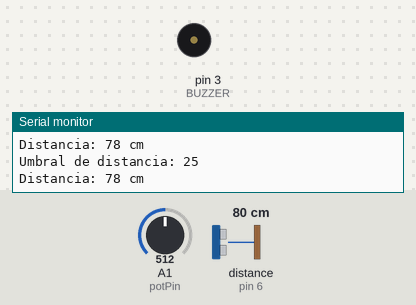
Recording of a sketch running on a simulated Arduino Uno, built with avr-gcc and run on an emulated ATmega328P. Parts: buzzer (waves = sounding), the last lines printed to the serial monitor. Wiring (inferred from the names in the program): ultrasonic range finder: trigger pin 7; echo pin 6. The test bench sets the inputs (shaded band); at power-on: distance to the obstacle (sensor on pin 6) 80 cm, A1 (potPin) = 512. The echo pulse lasts 58.3 µs per cm.

Above: at 1.2 s.
1.3 s: distance to the obstacle (sensor on pin 6) set to 29 cm
4.3 s: distance to the obstacle (sensor on pin 6) set to 25 cm
At 5.1 s:
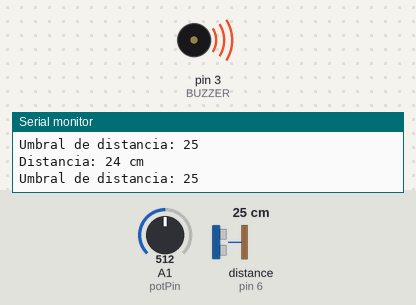
5.8 s: A1 (potPin) set to 214
8.8 s: A1 (potPin) set to 191
Timing chart, 0 to 11.8 s (numbered marks = the images above; inputs shaded):
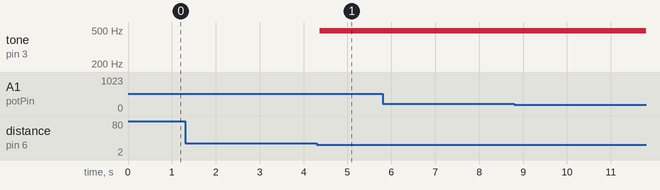

Measured:
- the behaviour switches between 27 and 26 cm on distance to the obstacle (sensor on pin 6) (found by bisection; images 0 and 1)
- after the input at 4.3 s, tone on pin 3 (BUZZER): silent → 490 Hz after 0.07 s

The sketch:

Umbral-distancia-deber.ino
```cpp
const int Trigger = 7;
const int Echo = 6;
const int potPin = A1;

#define BUZZER 3

void setup() {
  Serial.begin(9600);
  pinMode(Trigger, OUTPUT);
  pinMode(Echo, INPUT);
  pinMode(BUZZER, OUTPUT);
  pinMode(potPin, INPUT);
  digitalWrite(Trigger, LOW);
}

void loop() {
  long t; // tiempo que demora en llegar el eco
  long d; // distancia en centímetros

  // Enviamos un pulso de 10us al trigger
  digitalWrite(Trigger, HIGH);
  delayMicroseconds(10);
  digitalWrite(Trigger, LOW);

  // OBTENEMOS EL ANCHO DE PULSO
  t = pulseIn(Echo, HIGH);
  d = t / 59; // escalamos el tiempo en una distancia en cm

  // Leemos el valor del potenciómetro y lo mapeamos para ajustar el umbral
  int readPot = analogRead(potPin);
  int threshold = map(readPot, 0, 1023, 0, 50);
  Serial.print("Umbral de distancia: ");
  Serial.println(threshold);

  // Mapeamos la distancia para el control del buzzer
  int buzzerValue = map(d, 0, 20, 255, 0);

  if (d <= threshold) {
    analogWrite(BUZZER, buzzerValue);
  } else {
    analogWrite(BUZZER, LOW);
  }

  // Imprimimos la distancia en el monitor serial
  Serial.print("Distancia: ");
  Serial.print(d);
  Serial.println(" cm");

  delay(100);
}
```
